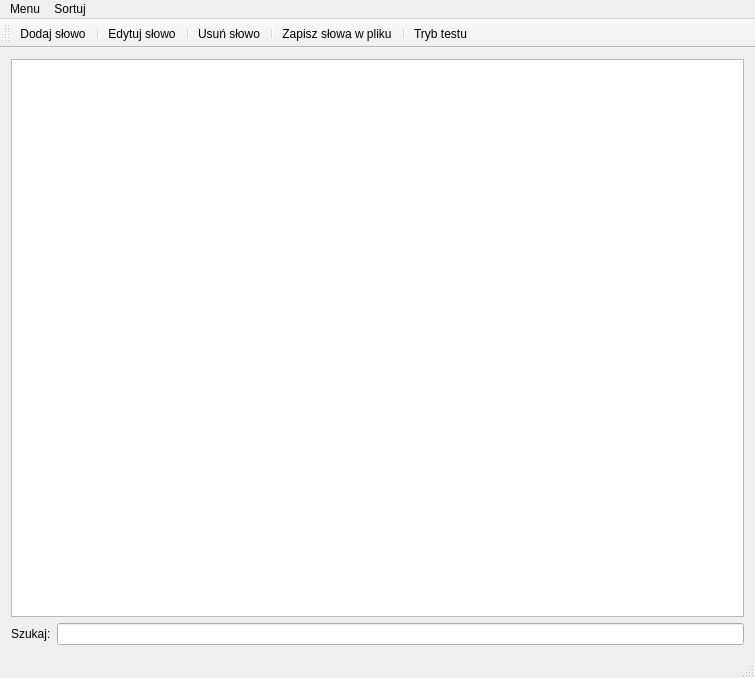
<?xml version="1.0" encoding="UTF-8"?>
<ui version="4.0">
 <class>Dictionary_MainWindow</class>
 <widget class="QMainWindow" name="Dictionary_MainWindow">
  <property name="geometry">
   <rect>
    <x>0</x>
    <y>0</y>
    <width>755</width>
    <height>678</height>
   </rect>
  </property>
  <property name="sizePolicy">
   <sizepolicy hsizetype="Expanding" vsizetype="Expanding">
    <horstretch>0</horstretch>
    <verstretch>0</verstretch>
   </sizepolicy>
  </property>
  <property name="minimumSize">
   <size>
    <width>550</width>
    <height>678</height>
   </size>
  </property>
  <property name="windowTitle">
   <string>Słownik</string>
  </property>
  <widget class="QWidget" name="centralWidget">
   <layout class="QVBoxLayout" name="verticalLayout_2">
    <item>
     <layout class="QVBoxLayout" name="verticalLayout">
      <item>
       <widget class="QTableView" name="tableView"/>
      </item>
      <item>
       <layout class="QHBoxLayout" name="horizontalLayout">
        <item>
         <widget class="QLabel" name="label_FindItem">
          <property name="text">
           <string>Szukaj:</string>
          </property>
         </widget>
        </item>
        <item>
         <widget class="QLineEdit" name="lineEdit_FindItem"/>
        </item>
       </layout>
      </item>
     </layout>
    </item>
   </layout>
  </widget>
  <widget class="QMenuBar" name="menuBar">
   <property name="geometry">
    <rect>
     <x>0</x>
     <y>0</y>
     <width>755</width>
     <height>21</height>
    </rect>
   </property>
   <widget class="QMenu" name="menuMenu">
    <property name="title">
     <string>Menu</string>
    </property>
    <addaction name="actionQuit"/>
   </widget>
   <widget class="QMenu" name="menuSortuj">
    <property name="title">
     <string>Sortuj</string>
    </property>
    <addaction name="actionSortuj_kolumna_1"/>
    <addaction name="actionSortuj_kolumna_2"/>
    <addaction name="actionSortuj_kolumna_3"/>
   </widget>
   <addaction name="menuMenu"/>
   <addaction name="menuSortuj"/>
  </widget>
  <widget class="QToolBar" name="mainToolBar">
   <attribute name="toolBarArea">
    <enum>TopToolBarArea</enum>
   </attribute>
   <attribute name="toolBarBreak">
    <bool>false</bool>
   </attribute>
   <addaction name="actionAdd_word"/>
   <addaction name="separator"/>
   <addaction name="actionEdit_word"/>
   <addaction name="separator"/>
   <addaction name="actionRemove_word"/>
   <addaction name="separator"/>
   <addaction name="actionZapiszSlowaWPliku"/>
   <addaction name="separator"/>
   <addaction name="actionTestMode"/>
  </widget>
  <widget class="QStatusBar" name="statusBar"/>
  <action name="actionAdd_word">
   <property name="text">
    <string>Dodaj słowo</string>
   </property>
  </action>
  <action name="actionRemove_word">
   <property name="text">
    <string>Usuń słowo</string>
   </property>
  </action>
  <action name="actionZapiszSlowaWPliku">
   <property name="text">
    <string>Zapisz słowa w pliku</string>
   </property>
  </action>
  <action name="actionSortuj_kolumna_1">
   <property name="text">
    <string>Sortuj po polskim słowie</string>
   </property>
  </action>
  <action name="actionSortuj_kolumna_2">
   <property name="text">
    <string>Sortuj po niemieckim słowie</string>
   </property>
   <property name="toolTip">
    <string>Sortuj po niemieckim słowie</string>
   </property>
  </action>
  <action name="actionSortuj_kolumna_3">
   <property name="text">
    <string>Sortuj po typie</string>
   </property>
  </action>
  <action name="actionQuit">
   <property name="text">
    <string>Zakończ</string>
   </property>
  </action>
  <action name="actionTestMode">
   <property name="text">
    <string>Tryb testu</string>
   </property>
  </action>
  <action name="actionEdit_word">
   <property name="text">
    <string>Edytuj słowo</string>
   </property>
  </action>
 </widget>
 <layoutdefault spacing="6" margin="11"/>
 <resources/>
 <connections/>
</ui>
